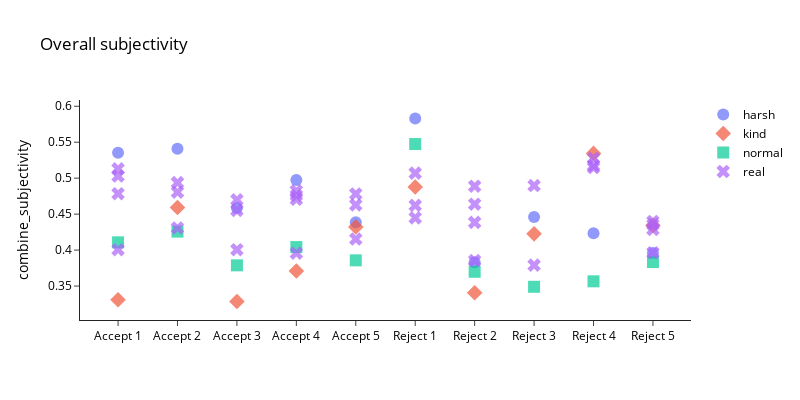
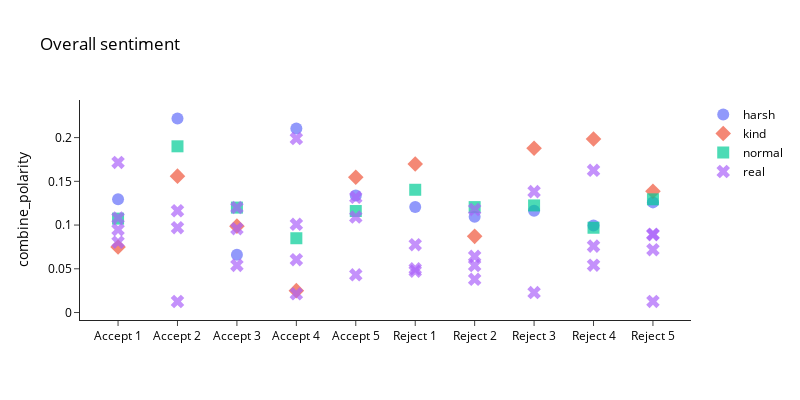

These figures' notebook cell, in order:
### Code cell
for metric in ["subjectivity", "polarity"]:

    t = df_sentiment[["number", "review_id", "tone", f"combine_{metric}"]]
    # append word count
    t = t.merge(df_word_total, on=["number", "review_id", "tone"], how="left")
    # append final result
    t = t.merge(
        df_recom[["number", "final_result"]]
        .drop_duplicates()
        .astype({"number": "str"}),
        on=["number"],
        how="left",
    )

    # sort t by final result
    t = t.sort_values(["final_result", "tone"])
    print(t.head())

    title = f"Overall sentiment" if metric == "polarity" else f"Overall subjectivity"
    fig = px.scatter(
        t,
        x="number",
        y=f"combine_{metric}",
        color="tone",
        symbol="tone",
        title=title,
    )
    fig.update_traces(marker=dict(size=12, opacity=0.7))

    fig.update_layout(
        template="simple_white",
        width=800,
        height=400,
        font=dict(size=12, color="black"),
        legend_title_text=None,
    )
    fig.update_xaxes(
        title=None,
        tickvals=np.arange(0, len(t["number"])),
        ticktext=[f"{r} {int(i+1)}" for r in ["Accept", "Reject"] for i in range(5)],
    )
    fig.show()

### Figure 1 — Plotly figure (JSON) as saved in the notebook; plotly's stock layout.template omitted (floating-point values rounded to 4 significant figures)
{"data": [{"hovertemplate": "tone=harsh<br>number=%{x}<br>combine_subjectivity=%{y}<extra></extra>", "legendgroup": "harsh", "marker": {"color": "#636efa", "opacity": 0.7, "size": 12, "symbol": "circle"}, "mode": "markers", "name": "harsh", "orientation": "v", "showlegend": true, "type": "scatter", "x": ["5769", "6510", "7169", "9378", "10162", "3025", "6640", "8594", "10438", "11146"], "xaxis": "x", "y": [0.5354, 0.5409, 0.4587, 0.4976, 0.4387, 0.583, 0.383, 0.4459, 0.4233, 0.3959], "yaxis": "y"}, {"hovertemplate": "tone=kind<br>number=%{x}<br>combine_subjectivity=%{y}<extra></extra>", "legendgroup": "kind", "marker": {"color": "#EF553B", "opacity": 0.7, "size": 12, "symbol": "diamond"}, "mode": "markers", "name": "kind", "orientation": "v", "showlegend": true, "type": "scatter", "x": ["5769", "6510", "7169", "9378", "10162", "3025", "6640", "8594", "10438", "11146"], "xaxis": "x", "y": [0.3309, 0.4592, 0.3285, 0.3708, 0.4323, 0.4877, 0.3407, 0.4225, 0.5345, 0.4343], "yaxis": "y"}, {"hovertemplate": "tone=normal<br>number=%{x}<br>combine_subjectivity=%{y}<extra></extra>", "legendgroup": "normal", "marker": {"color": "#00cc96", "opacity": 0.7, "size": 12, "symbol": "square"}, "mode": "markers", "name": "normal", "orientation": "v", "showlegend": true, "type": "scatter", "x": ["5769", "6510", "7169", "9378", "10162", "3025", "6640", "8594", "10438", "11146"], "xaxis": "x", "y": [0.4108, 0.4257, 0.3788, 0.4042, 0.3858, 0.5475, 0.3698, 0.349, 0.3566, 0.3834], "yaxis": "y"}, {"hovertemplate": "tone=real<br>number=%{x}<br>combine_subjectivity=%{y}<extra></extra>", "legendgroup": "real", "marker": {"color": "#ab63fa", "opacity": 0.7, "size": 12, "symbol": "x"}, "mode": "markers", "name": "real", "orientation": "v", "showlegend": true, "type": "scatter", "x": ["9378", "9378", "9378", "9378", "7169", "7169", "7169", "6510", "6510", "6510", "5769", "5769", "5769", "5769", "10162", "10162", "10162", "10438", "10438", "10438", "3025", "3025", "3025", "11146", "11146", "11146", "11146", "8594", "8594", "6640", "6640", "6640", "6640"], "xaxis": "x", "y": [0.4762, 0.3958, 0.4707, 0.4825, 0.4552, 0.4006, 0.4699, 0.4805, 0.4938, 0.4308, 0.5129, 0.4785, 0.5029, 0.4005, 0.4154, 0.4627, 0.4781, 0.5278, 0.5176, 0.5148, 0.4448, 0.4621, 0.507, 0.4355, 0.4287, 0.3963, 0.4397, 0.3791, 0.4897, 0.3855, 0.4638, 0.4385, 0.4889], "yaxis": "y"}], "layout": {"font": {"color": "black", "size": 12}, "height": 400, "legend": {"title": {}, "tracegroupgap": 0}, "title": {"text": "Overall subjectivity"}, "width": 800, "xaxis": {"anchor": "y", "domain": [0, 1], "ticktext": ["Accept 1", "Accept 2", "Accept 3", "Accept 4", "Accept 5", "Reject 1", "Reject 2", "Reject 3", "Reject 4", "Reject 5"], "tickvals": [0, 1, 2, 3, 4, 5, 6, 7, 8, 9, 10, 11, 12, 13, 14, 15, 16, 17, 18, 19, 20, 21, 22, 23, 24, 25, 26, 27, 28, 29, 30, 31, 32, 33, 34, 35, 36, 37, 38, 39, 40, 41, 42, 43, 44, 45, 46, 47, 48, 49, 50, 51, 52, 53, 54, 55, 56, 57, 58, 59, 60, 61, 62], "title": {}}, "yaxis": {"anchor": "x", "domain": [0, 1], "title": {"text": "combine_subjectivity"}}}}

### Figure 2 — Plotly figure (JSON) as saved in the notebook; plotly's stock layout.template omitted (floating-point values rounded to 4 significant figures)
{"data": [{"hovertemplate": "tone=harsh<br>number=%{x}<br>combine_polarity=%{y}<extra></extra>", "legendgroup": "harsh", "marker": {"color": "#636efa", "opacity": 0.7, "size": 12, "symbol": "circle"}, "mode": "markers", "name": "harsh", "orientation": "v", "showlegend": true, "type": "scatter", "x": ["5769", "6510", "7169", "9378", "10162", "3025", "6640", "8594", "10438", "11146"], "xaxis": "x", "y": [0.1295, 0.2218, 0.06599, 0.2105, 0.1337, 0.1207, 0.1096, 0.1163, 0.09957, 0.1259], "yaxis": "y"}, {"hovertemplate": "tone=kind<br>number=%{x}<br>combine_polarity=%{y}<extra></extra>", "legendgroup": "kind", "marker": {"color": "#EF553B", "opacity": 0.7, "size": 12, "symbol": "diamond"}, "mode": "markers", "name": "kind", "orientation": "v", "showlegend": true, "type": "scatter", "x": ["5769", "6510", "7169", "9378", "10162", "3025", "6640", "8594", "10438", "11146"], "xaxis": "x", "y": [0.075, 0.156, 0.09875, 0.025, 0.1547, 0.1698, 0.08712, 0.1878, 0.1983, 0.1387], "yaxis": "y"}, {"hovertemplate": "tone=normal<br>number=%{x}<br>combine_polarity=%{y}<extra></extra>", "legendgroup": "normal", "marker": {"color": "#00cc96", "opacity": 0.7, "size": 12, "symbol": "square"}, "mode": "markers", "name": "normal", "orientation": "v", "showlegend": true, "type": "scatter", "x": ["5769", "6510", "7169", "9378", "10162", "3025", "6640", "8594", "10438", "11146"], "xaxis": "x", "y": [0.1074, 0.19, 0.12, 0.08494, 0.1161, 0.1404, 0.1205, 0.1225, 0.09693, 0.1294], "yaxis": "y"}, {"hovertemplate": "tone=real<br>number=%{x}<br>combine_polarity=%{y}<extra></extra>", "legendgroup": "real", "marker": {"color": "#ab63fa", "opacity": 0.7, "size": 12, "symbol": "x"}, "mode": "markers", "name": "real", "orientation": "v", "showlegend": true, "type": "scatter", "x": ["9378", "9378", "9378", "9378", "7169", "7169", "7169", "6510", "6510", "6510", "5769", "5769", "5769", "5769", "10162", "10162", "10162", "10438", "10438", "10438", "3025", "3025", "3025", "11146", "11146", "11146", "11146", "8594", "8594", "6640", "6640", "6640", "6640"], "xaxis": "x", "y": [0.02139, 0.06044, 0.1009, 0.1989, 0.09585, 0.1201, 0.05391, 0.1164, 0.09701, 0.01261, 0.1082, 0.1716, 0.09476, 0.08043, 0.1092, 0.1317, 0.04313, 0.05412, 0.1626, 0.07595, 0.0473, 0.07752, 0.04995, 0.08959, 0.07186, 0.0127, 0.08898, 0.02287, 0.1383, 0.03796, 0.06421, 0.1179, 0.05378], "yaxis": "y"}], "layout": {"font": {"color": "black", "size": 12}, "height": 400, "legend": {"title": {}, "tracegroupgap": 0}, "title": {"text": "Overall sentiment"}, "width": 800, "xaxis": {"anchor": "y", "domain": [0, 1], "ticktext": ["Accept 1", "Accept 2", "Accept 3", "Accept 4", "Accept 5", "Reject 1", "Reject 2", "Reject 3", "Reject 4", "Reject 5"], "tickvals": [0, 1, 2, 3, 4, 5, 6, 7, 8, 9, 10, 11, 12, 13, 14, 15, 16, 17, 18, 19, 20, 21, 22, 23, 24, 25, 26, 27, 28, 29, 30, 31, 32, 33, 34, 35, 36, 37, 38, 39, 40, 41, 42, 43, 44, 45, 46, 47, 48, 49, 50, 51, 52, 53, 54, 55, 56, 57, 58, 59, 60, 61, 62], "title": {}}, "yaxis": {"anchor": "x", "domain": [0, 1], "title": {"text": "combine_polarity"}}}}
